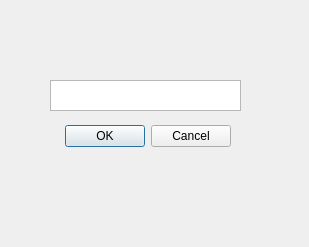
<?xml version="1.0" encoding="UTF-8"?>
<ui version="4.0">
 <class>askforchat</class>
 <widget class="QDialog" name="askforchat">
  <property name="geometry">
   <rect>
    <x>0</x>
    <y>0</y>
    <width>309</width>
    <height>247</height>
   </rect>
  </property>
  <property name="windowTitle">
   <string>Dialog</string>
  </property>
  <widget class="QDialogButtonBox" name="buttonBox">
   <property name="geometry">
    <rect>
     <x>-110</x>
     <y>120</y>
     <width>341</width>
     <height>32</height>
    </rect>
   </property>
   <property name="orientation">
    <enum>Qt::Horizontal</enum>
   </property>
   <property name="standardButtons">
    <set>QDialogButtonBox::Cancel|QDialogButtonBox::Ok</set>
   </property>
  </widget>
  <widget class="QTextEdit" name="textEdit">
   <property name="geometry">
    <rect>
     <x>50</x>
     <y>80</y>
     <width>191</width>
     <height>31</height>
    </rect>
   </property>
   <property name="html">
    <string>&lt;!DOCTYPE HTML PUBLIC &quot;-//W3C//DTD HTML 4.0//EN&quot; &quot;http://www.w3.org/TR/REC-html40/strict.dtd&quot;&gt;
&lt;html&gt;&lt;head&gt;&lt;meta name=&quot;qrichtext&quot; content=&quot;1&quot; /&gt;&lt;style type=&quot;text/css&quot;&gt;
p, li { white-space: pre-wrap; }
&lt;/style&gt;&lt;/head&gt;&lt;body style=&quot; font-family:'Ubuntu'; font-size:11pt; font-weight:400; font-style:normal;&quot;&gt;
&lt;p align=&quot;center&quot; style=&quot;-qt-paragraph-type:empty; margin-top:0px; margin-bottom:0px; margin-left:0px; margin-right:0px; -qt-block-indent:0; text-indent:0px;&quot;&gt;&lt;br /&gt;&lt;/p&gt;&lt;/body&gt;&lt;/html&gt;</string>
   </property>
  </widget>
 </widget>
 <resources/>
 <connections>
  <connection>
   <sender>buttonBox</sender>
   <signal>accepted()</signal>
   <receiver>askforchat</receiver>
   <slot>accept()</slot>
   <hints>
    <hint type="sourcelabel">
     <x>248</x>
     <y>254</y>
    </hint>
    <hint type="destinationlabel">
     <x>157</x>
     <y>274</y>
    </hint>
   </hints>
  </connection>
  <connection>
   <sender>buttonBox</sender>
   <signal>rejected()</signal>
   <receiver>askforchat</receiver>
   <slot>reject()</slot>
   <hints>
    <hint type="sourcelabel">
     <x>316</x>
     <y>260</y>
    </hint>
    <hint type="destinationlabel">
     <x>286</x>
     <y>274</y>
    </hint>
   </hints>
  </connection>
 </connections>
</ui>
